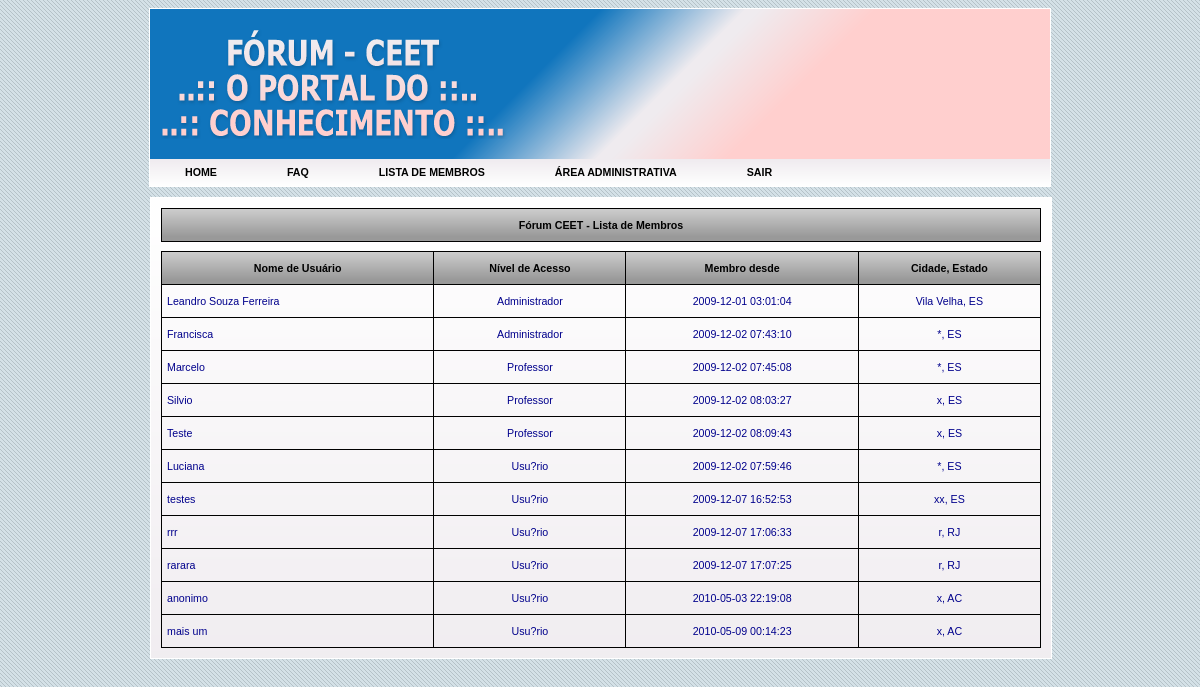
Page /forum/membros.php (signed in) on the committed database.
### tables this page shows
CREATE TABLE `usuario` (
  `idusuario` int(11) NOT NULL,
  `login` varchar(45) DEFAULT NULL,
  `senha` varchar(45) DEFAULT NULL,
  `nivel_acesso` varchar(45) DEFAULT NULL,
  `nome` varchar(45) DEFAULT NULL,
  `rua` text DEFAULT NULL,
  `numero` varchar(6) DEFAULT NULL,
  `bairro` varchar(45) DEFAULT NULL,
  `municipio` varchar(45) DEFAULT NULL,
  `estado` varchar(2) DEFAULT NULL,
  `cep` varchar(10) DEFAULT NULL,
  `nacionalidade` varchar(45) DEFAULT NULL,
  `uf_origem` varchar(45) DEFAULT NULL,
  `pai` varchar(45) DEFAULT NULL,
  `mae` varchar(45) DEFAULT NULL,
  `rg` varchar(12) DEFAULT NULL,
  `cpf` varchar(12) DEFAULT NULL,
  `data_cadastro` datetime DEFAULT NULL,
  `telefone_fixo` varchar(11) DEFAULT NULL,
  `telefone_celular` varchar(11) DEFAULT NULL,
  `telefone_recado` varchar(11) DEFAULT NULL,
  `email` varchar(45) NOT NULL
);

### models/Sessao.php (called while the page is built, shortened)
<?php
require_once ("Usuario.php");
class Sessao
{
	public function efetuarLogin($sLogin, $sSenha)
	{
		$oUsuario = new Usuario();
		if($oUsuario->autenticarUsuario($sLogin,$sSenha))
		{
			return true;
		}else{
			$this->efetuarLogout();
			return false;
		}
	}
}

### models/BancoDados.php (called while the page is built, shortened)
<?php
class BancoDados {
    private $conexao;
    private $resultado;
    private $qtd;
    public function getResultado() {
        return $this->resultado;
    }
    public function getQtd() {
        return $this->qtd;
    }
    public function conectar(){
        $this->conexao = mysqli_connect(URL, USER, PASSWORD, NOME_BANCO, PORTA);
        mysqli_select_db($this->conexao, NOME_BANCO);
    }
    public function pesquisar($sql = "") {
        $lista = array();
        if ($sql == "") {
            $this->resultado = 0;
            $this->qtd = 0;
            return false;
        } else {
            $this->resultado = mysqli_query($this->conexao, $sql);
            if ($this->resultado) {
                $this->qtd = mysqli_num_rows($this->resultado);
                while($linha = mysqli_fetch_array($this->resultado, MYSQLI_ASSOC)){
                    $lista[] = $linha;
                }
                $this->resultado = $lista;
                return true;
            } else {
                $this->registrarLog("SQL: ".$sql." <br/> ERRO: ".mysqli_error($this->conexao));
                return false;
            }
        }
    }
}
?>

### models/Usuario.php (called while the page is built, shortened)
<?php
include_once ("BancoDados.php");
class Usuario {
    private $nivel_acesso;
    private $nome;
    private $municipio;
    private $estado;
    private $data_cadastro;
    public function __construct($idusuario = 0, $login = null, $senha = null, $nivel_acesso = null, $nome = null, $rua = null, $numero = null, $bairro = null, $municipio = null, $estado = null, $cep = null, $nacionalidade = null, $uf_origem = null, $pai = null, $mae = null, $rg = null, $cpf = null, $data_cadastro = null, $telefone_fixo = null, $telefone_celular = null, $telefone_recado = null, $email = null){
        $this->nivel_acesso = $nivel_acesso;
        $this->nome = $nome;
        $this->municipio = $municipio;
        $this->estado = $estado;
        $this->data_cadastro = $data_cadastro;
    }
    public function __destruct() {
        $this->nivel_acesso = "*";
        $this->nome = "*";
        $this->municipio = "*";
        $this->estado = "*";
        $this->data_cadastro = null;
    }
    public function getNivel_acesso() {
        return $this->nivel_acesso;
    }
    public function setNivel_acesso($nivel_acesso) {
        $this->nivel_acesso = $nivel_acesso;
    }
    public function getNome() {
        return $this->nome;
    }
    public function setNome($nome) {
        $this->nome = $nome;
    }
    public function getMunicipio() {
        return $this->municipio;
    }
    public function getEstado() {
        return $this->estado;
    }
    public function getData_cadastro() {
        return $this->data_cadastro;
    }
    public function listarPorNivelAcesso($nivelAcesso = null, $iFirstReg = -1, $iLastReg = -1) {
        $oBanco = new BancoDados();
        $lista = array();
        $sQuery = "
        SELECT *
        FROM
            usuario";
        $sQuery .= "
        ORDER BY
            nivel_acesso ASC";
        if($oBanco->pesquisar($sQuery) && $oBanco->getQtd() > 0){
            $lista = $this->gerarListaResultados($oBanco->getResultado());
        }
        return ($lista);
    }
    public function gerarListaResultados($usuarios){
        foreach($usuarios as $usuario){
            $lista[] = new Usuario($usuario['idusuario'], $usuario['login'], $usuario['senha'], $usuario['nivel_acesso'], $usuario['nome'], $usuario['rua'], $usuario['numero'], $usuario['bairro'], $usuario['municipio'], $usuario['estado'], $usuario['cep'], $usuario['nacionalidade'], $usuario['uf_origem'], $usuario['pai'], $usuario['mae'], $usuario['rg'], $usuario['cpf'], $usuario['data_cadastro'], $usuario['telefone_fixo'], $usuario['telefone_celular'], $usuario['telefone_recado'], $usuario['email']);
        }
        return $lista;
    }
}
?>

### forum/membros.php (the view, shortened to what this page needs)
<?php
require_once("../models/Sessao.php");
require_once("../models/Usuario.php");
$oUsuario = new Usuario();
?>
<!DOCTYPE html PUBLIC "-//W3C//DTD XHTML 1.0 Transitional//EN"
    "http://www.w3.org/TR/xhtml1/DTD/xhtml1-transitional.dtd">
<html xmlns="http://www.w3.org/1999/xhtml" xml:lang="pt" lang="pt" dir="ltr">
    <head>
        <link rel='stylesheet' href='../css/estilo_forum.css' media='screen'/>
        <link rel="stylesheet" href="../css/menu_style.css" type="text/css" />
    </head>
    <body>
        <div id='container'>
            <div id='cabecalho'>
                <div id='banner_superior'>
                    <div id='banner_superior_figura'>
                        <img src='../img/banner_texto_forum.png'/>
                    </div>
                </div>
                <div id='menu_superior'>
                    <ul>
                        <li><a href="./index.php" >HOME</a></li>
                        <li><a href="./faq.php" >FAQ</a></li>
                        <?php if (($_SESSION["nivelAcesso"] != "aluno") && ($_SESSION["nivelAcesso"] != "professor" && $_SESSION["nivelAcesso"] != "usuario")) { ?>
                            <li><a href="./membros.php">LISTA DE MEMBROS</a></li>
                            <li>
                                <a href="#">&Aacute;REA ADMINISTRATIVA</a>
                            </li>
                        <?php } ?>
                        <li><a href='../portal/index.php'>SAIR</a></li>
                    </ul>
                </div>
            </div>
            <div id='conteudo'>
                <table class='tabela'>
                    <tr class='tabela_linha_titulo'>
                        <td colspan=4 class='tabela_coluna'>F&oacute;rum CEET - Lista de Membros</td>
                    </tr>
                    <tr class='tabela_linha linha_em_branco'>
                        <td class='cel_em_branco' colspan=4></td>
                    </tr>
                    <tr class='tabela_linha_titulo'>
                        <td class='tabela_coluna'>Nome de Usu&aacute;rio</td>
                        <td class='tabela_coluna'>N&iacute;vel de Acesso</td>
                        <td class='tabela_coluna'>Membro desde</td>
                        <td class='tabela_coluna'>Cidade, Estado</td>
                    </tr>
                    <?php
                    $listaMembros = $oUsuario->listarPorNivelAcesso();
                    if($listaMembros){
                        foreach($listaMembros as $membro){
                            echo "
                            <tr class='tabela_linha dados'>
                                <td class='tabela_coluna nome_usuario'>".$membro->getNome()."</td>
                                <td class='tabela_coluna nivel'>".$membro->getNivel_acesso()."</td>
                                <td class='tabela_coluna data_cadastro'>".$membro->getData_cadastro()."</td>
                                <td class='tabela_coluna cidade_estado'>".$membro->getMunicipio().", ".$membro->getEstado()."</td>
                            </tr>";
                        }
                    }else{
                        echo "
                        <tr class='tabela_linha dados'>
                            <td class='tabela_coluna' colspan=4><center><b>N&Atilde;O EXISTEM MEMBROS ATIVOS!</b></center></td>
                        </tr>";
                    }
                    ?>
                </table>
            </div>
        </div>
    </body>
</html>

### css/estilo_forum.css (style rules this page uses)
body { background-image: url(../img/fundo_body.gif); }
a { text-decoration: none; color: #00008C; font-weight: bold; border: 0px solid transparent; }
img { border: 0; }
#container { width: 902px; height: auto; position: absolute; left: 50%; margin-left: -451px; }
#cabecalho { width: auto; height: auto; position: relative; border: 1px solid white; }
#banner_superior { width: 900px; height: 150px; position: relative; background-image: url(../img/banner_cabecalho.png); }
#banner_superior_figura { width: 347px; height: 110px; left: 10px; position: absolute; top: 50%; margin-top: -55px; }
#menu_superior { width: 900px; height: 27px; position: relative; font-family: Tahoma, sans-serif; font-size: 8pt; font-weight: bold; background-image: url(../img/bg-bubplastic.png); }
#menu_superior ul { list-style: none; margin: 0px; padding: 0px; padding-top: 7px; }
#menu_superior ul li { display: inline; padding-top: 7px; padding-bottom: 7px; margin: 0px; margin-right: -3px; }
#menu_superior ul li a { padding: 7px; padding-left: 35px; padding-right: 35px; color: #000; }
#conteudo { width: 880px; *width: 900px; height: auto; left: 1px; margin-top: 10px; margin-bottom: 60px; position: relative; background-color: #EFEBEF; background-image: url(../img/conteudo_back_forum.png); background-repeat: repeat-x; border: 1px solid white; font-family: Tahoma, sans-serif; font-size: 10pt; font-weight: none; text-align: justify; color: #00008C; padding: 10px; }
.tabela { border-collapse: collapse; border: 1px solid black; width: 880px; color: #00008C; }
.tabela_linha, .tabela_coluna { font-size: 8pt; border: 1px solid black; height: 30px; }
.tabela_linha_titulo { font-family: Tahoma, sans-serif; font-size: 10pt; font-weight: bold; text-align: center; color: #000; background-color: #CCC; }
.tabela_linha { height: 80px; }
.tabela_linha.linha_em_branco { height: 10px; border-color: transparent; }
.tabela_linha_titulo { background-image: url(../img/tabela_titulo_back.png); background-repeat: repeat-x; background-color: #999; }
.tabela_coluna.nome_usuario { text-align: left; padding-left: 5px; }
.tabela_coluna.nivel { text-align: center; }
.tabela_coluna.data_cadastro { text-align: center; }
.tabela_coluna.cidade_estado { text-align: center; }
.tabela_linha.dados { height: auto; }

### rows in the picture
usuario: nome "Leandro Souza Ferreira", nivel_acesso "Administrador", data_cadastro "2009-12-01 03:01:04", municipio "Vila Velha", estado "ES"
usuario: nome "Francisca", nivel_acesso "Administrador", data_cadastro "2009-12-02 07:43:10", municipio "*", estado "ES"
usuario: nome "Marcelo", nivel_acesso "Professor", data_cadastro "2009-12-02 07:45:08", municipio "*", estado "ES"
usuario: nome "Silvio", nivel_acesso "Professor", data_cadastro "2009-12-02 08:03:27", municipio "x", estado "ES"
usuario: nome "Teste", nivel_acesso "Professor", data_cadastro "2009-12-02 08:09:43", municipio "x", estado "ES"
usuario: nome "Luciana", nivel_acesso "Usu?rio", data_cadastro "2009-12-02 07:59:46", municipio "*", estado "ES"
usuario: nome "testes", nivel_acesso "Usu?rio", data_cadastro "2009-12-07 16:52:53", municipio "xx", estado "ES"
usuario: nome "rrr", nivel_acesso "Usu?rio", data_cadastro "2009-12-07 17:06:33", municipio "r", estado "RJ"
usuario: nome "rarara", nivel_acesso "Usu?rio", data_cadastro "2009-12-07 17:07:25", municipio "r", estado "RJ"
usuario: nome "anonimo", nivel_acesso "Usu?rio", data_cadastro "2010-05-03 22:19:08", municipio "x", estado "AC"
usuario: nome "mais um", nivel_acesso "Usu?rio", data_cadastro "2010-05-09 00:14:23", municipio "x", estado "AC"
